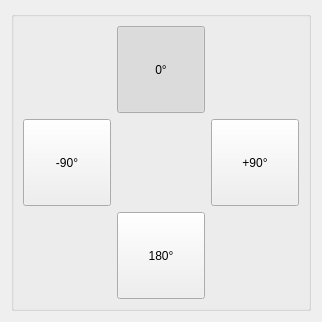
<?xml version="1.0" encoding="UTF-8"?>
<ui version="4.0">
 <class>SimpleRotateRotateCode</class>
 <widget class="QWidget" name="SimpleRotateRotateCode">
  <property name="geometry">
   <rect>
    <x>0</x>
    <y>0</y>
    <width>318</width>
    <height>318</height>
   </rect>
  </property>
  <property name="windowTitle">
   <string>Form</string>
  </property>
  <layout class="QHBoxLayout" name="horizontalLayout">
   <item>
    <widget class="QGroupBox" name="groupBox">
     <property name="sizePolicy">
      <sizepolicy hsizetype="Fixed" vsizetype="Fixed">
       <horstretch>0</horstretch>
       <verstretch>0</verstretch>
      </sizepolicy>
     </property>
     <property name="minimumSize">
      <size>
       <width>300</width>
       <height>300</height>
      </size>
     </property>
     <property name="maximumSize">
      <size>
       <width>300</width>
       <height>300</height>
      </size>
     </property>
     <property name="styleSheet">
      <string notr="true">#groupBox {
	border: 3px solid rgb(0, 64, 64);
	border-radius: 150px;
}

#groupBox&gt;.QPushButton {
	border-radius: 44px;
	background-color: rgb(170, 170, 255);
	color: rgb(0, 0, 0);
}

#groupBox&gt;.QPushButton:checked {
	background-color: rgb(170, 255, 255);
}</string>
     </property>
     <layout class="QGridLayout" name="gridLayout">
      <item row="0" column="1">
       <widget class="QPushButton" name="pushButton0">
        <property name="sizePolicy">
         <sizepolicy hsizetype="Minimum" vsizetype="Minimum">
          <horstretch>0</horstretch>
          <verstretch>0</verstretch>
         </sizepolicy>
        </property>
        <property name="text">
         <string>0°</string>
        </property>
        <property name="checkable">
         <bool>true</bool>
        </property>
        <property name="checked">
         <bool>true</bool>
        </property>
        <property name="autoExclusive">
         <bool>true</bool>
        </property>
       </widget>
      </item>
      <item row="1" column="0">
       <widget class="QPushButton" name="pushButton270">
        <property name="sizePolicy">
         <sizepolicy hsizetype="Minimum" vsizetype="Minimum">
          <horstretch>0</horstretch>
          <verstretch>0</verstretch>
         </sizepolicy>
        </property>
        <property name="text">
         <string>-90°</string>
        </property>
        <property name="checkable">
         <bool>true</bool>
        </property>
        <property name="autoExclusive">
         <bool>true</bool>
        </property>
       </widget>
      </item>
      <item row="1" column="2">
       <widget class="QPushButton" name="pushButton90">
        <property name="sizePolicy">
         <sizepolicy hsizetype="Minimum" vsizetype="Minimum">
          <horstretch>0</horstretch>
          <verstretch>0</verstretch>
         </sizepolicy>
        </property>
        <property name="text">
         <string>+90°</string>
        </property>
        <property name="checkable">
         <bool>true</bool>
        </property>
        <property name="autoExclusive">
         <bool>true</bool>
        </property>
       </widget>
      </item>
      <item row="2" column="1">
       <widget class="QPushButton" name="pushButton180">
        <property name="sizePolicy">
         <sizepolicy hsizetype="Minimum" vsizetype="Minimum">
          <horstretch>0</horstretch>
          <verstretch>0</verstretch>
         </sizepolicy>
        </property>
        <property name="text">
         <string>180°</string>
        </property>
        <property name="checkable">
         <bool>true</bool>
        </property>
        <property name="autoExclusive">
         <bool>true</bool>
        </property>
       </widget>
      </item>
     </layout>
    </widget>
   </item>
  </layout>
 </widget>
 <resources/>
 <connections/>
</ui>
